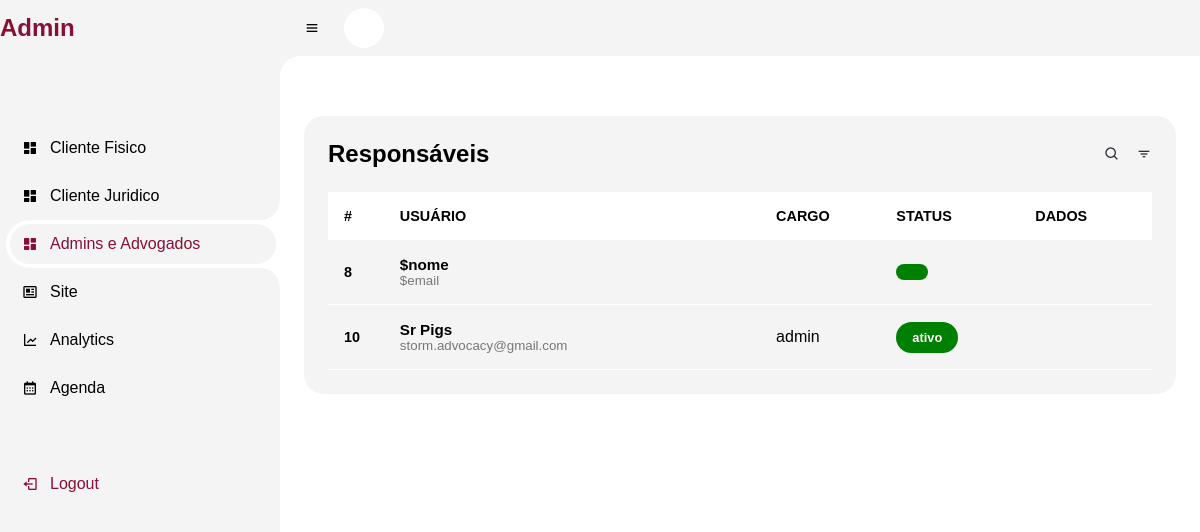
The page /adv-admin.php on the database as committed earlier.
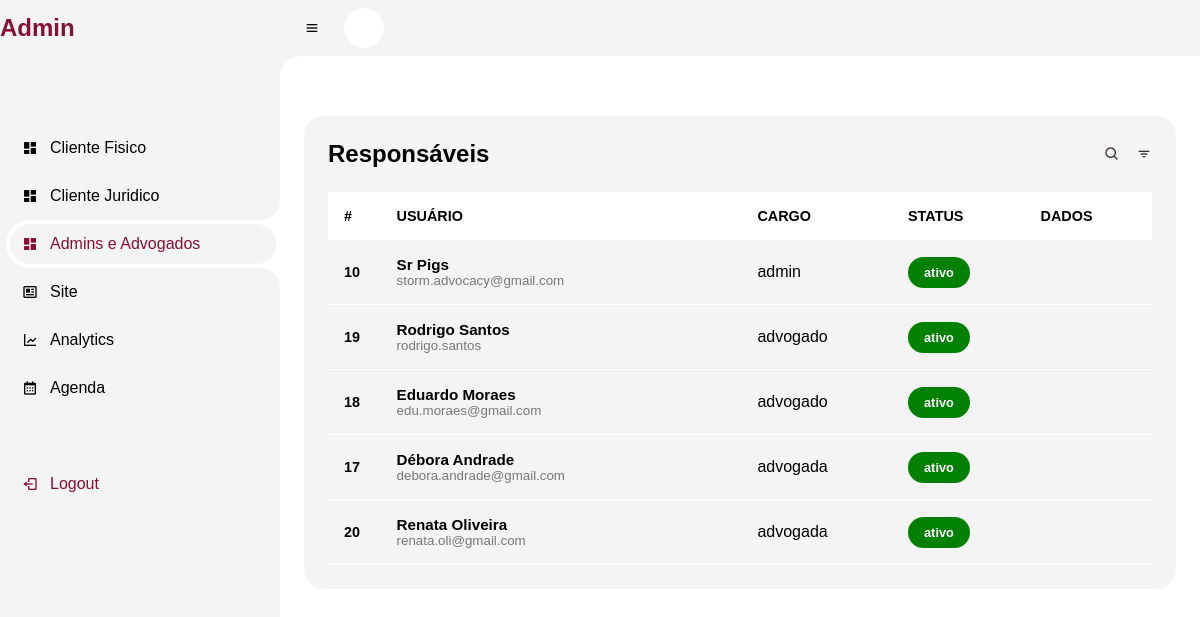
The same page on the database as committed later.
### tables this page shows
CREATE TABLE IF NOT EXISTS `tb_advogado` (
  `cod` int(11) NOT NULL AUTO_INCREMENT,
  `nome` varchar(100) NOT NULL,
  `email` varchar(100) NOT NULL,
  `celular` varchar(15) NOT NULL,
  `dataNascimento` varchar(10) NOT NULL,
  `cpf` varchar(11) NOT NULL,
  `genero` varchar(10) NOT NULL,
  `cargo` varchar(10) NOT NULL,
  `status` varchar(10) NOT NULL,
  `senha` varchar(32) NOT NULL,
  `foto` varchar(100) NOT NULL,
  PRIMARY KEY (`cod`)
);

### adv-admin.php (the view, shortened to what this page needs)
<?php
include('menu-admin.php');
?>
<html lang="en">
<head>
    <link rel="stylesheet" href="css/admin.css">
    <link rel="stylesheet" href="https://maxst.icons8.com/vue-static/landings/line-awesome/line-awesome/1.3.0/css/line-awesome.min.css">
</head>
<body class="dark">
    <section id=content>
        <main>
            <?php
            require('connect.php');
            $admins = mysqli_query($con, "SELECT * FROM `tb_advogado`");
            echo   "<div class=table-data>";
            echo    "<div class=order>";
            echo      "<div class=head>";
            echo          " <h3>Responsáveis</h3>";
            echo            "<i class='bx bx-search'></i>";
            echo            "<i class='bx bx-filter'></i>";
            echo       "</div>";
            echo       "<table width=100%>";
            echo              "<thead>";
            echo                "<tr>";
            echo                     "<th>#</th>";
            echo                    "<th></span>USUÁRIO</th>";
            echo                    "<th></span>CARGO</th>";
            echo                  "<th></span>STATUS</th>";
            echo                  "<th></span>DADOS</th>";
            while($admin = mysqli_fetch_array($admins)){
            echo             "</tr>";
            echo        "</thead>";
            echo        "<tbody>";
            echo          "<tr>";
            echo              "<td class=cod>$admin[cod]</td>";
            echo             "<td>";
            echo   "<div class=client>";
            echo   "<div class=client-info>";
            echo  "<h4>$admin[nome]</h4>";
            echo  "<small>$admin[email]</small>";
            echo   "</div>";
            echo  "</div>";
            echo  "</td>";
            echo  "<td>$admin[cargo]</td>";
            echo  "<td>";
            echo  "<span class=status>$admin[status]</span>";
            echo "</td>";
            echo  "<td>";
            echo "</td>";
        }
            echo  "</tr>";
            echo        "</tbody>";
            echo   "</table>";
            echo   "</div>";
            ?>
        </main>
    </section>
</body>
</html>

Rows that differ between the two databases and show on the page:
removed tb_advogado: cod "8", nome "$nome", email "$email"
added tb_advogado: cod "19", nome "Rodrigo Santos", email "rodrigo.santos", cargo "advogado", status "ativo"
added tb_advogado: cod "18", nome "Eduardo Moraes", email "edu.moraes@gmail.com", cargo "advogado", status "ativo"
added tb_advogado: cod "17", nome "Débora Andrade", email "debora.andrade@gmail.com", cargo "advogada", status "ativo"
added tb_advogado: cod "20", nome "Renata Oliveira", email "renata.oli@gmail.com", cargo "advogada", status "ativo"
